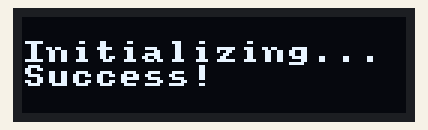
This sketch was run on a simulated Arduino Uno, built with avr-gcc and run on an emulated ATmega328P. Parts: 128×32 one-colour display.

Above: at 0.2 s.

The sketch:

OLED.ino
```cpp
// OLED library includes
#include "U8x8lib.h"

// OLED setup
# define OLED_RESET 4 // this value resets the OLED ??// WHAT ARE WE DOING HERE
U8X8_SSD1306_128X32_UNIVISION_HW_I2C u8x8(OLED_RESET);     //??// WHAT ARE WE DOING HERE

// ===================OLED Code=====================

//--------------------------------------------------------------------------------------------------------------------
// Initialize the OLED with base font for fast refresh
// --------------------------------------------------------------------------------------------------------------------
void initDisplay(){
  u8x8.begin();
  u8x8.setPowerSave(0);
  u8x8.setFont(u8x8_font_amstrad_cpc_extended_r);
  u8x8.setCursor(0, 0);
}


void showMessages(const char * messages, int row, bool cleardisplay)
{
  if(cleardisplay){
    u8x8.clearDisplay();
  }
  u8x8.setCursor(0, row);
  u8x8.print(messages);
}
```

main.ino
```cpp
void setup(){
  initDisplay();
  showMessages("Initializing...", 1, true);
  showMessages("Success!", 2, false);
}

void loop(){

}
```
